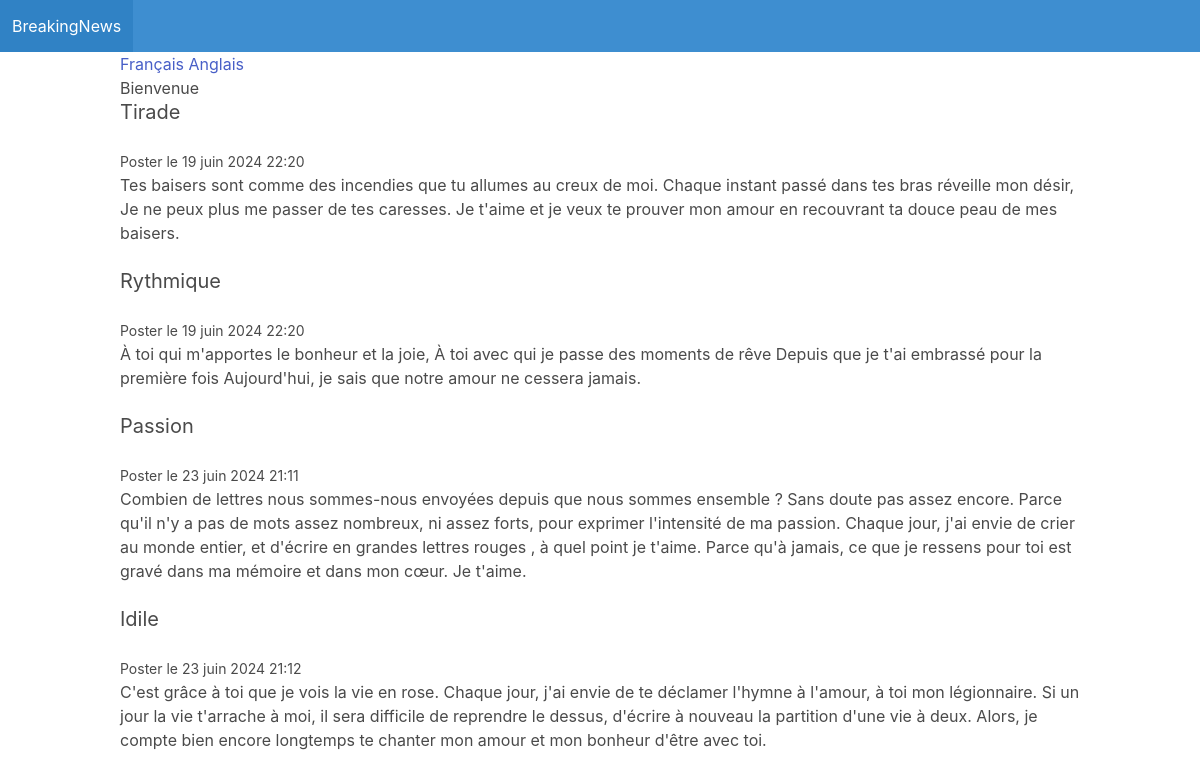
Screenshot of /fr/ with the database file from the repository.
### blog/models.py (models this page shows)
class Post(models.Model):
    title = models.CharField(max_length=255)
    content = models.CharField(max_length=500)
    publication_date = models.DateTimeField(auto_now_add=True)

### blog/views.py (the view)
# urls.py: path('', ExtendedFront, name='ExtendedFront'),
def ExtendedFront(request):
    posts = Post.objects.all()
    return render(request, 'blog/ExtendedFront.html', {'posts': posts})

### blog/templates/blog/ExtendedFront.html
{% extends 'blog/base.html' %} {% load i18n %} {% block content %}
<a href="/fr/" role="button">{% trans "French" %}</a>
<a href="/en/" role="button">{% trans "English" %}</a>
<div class="bienvenue">{% trans "Welcome" %}</div>
{% for post in posts %}
<div class="post block">
  <h2 class="subtitle">{{ post.title }}</h2>
  <small>{% trans "Posted at" %} {{ post.publication_date }}</small>
  <p>{{ post.content }}</p>
</div>
{% endfor %} {% endblock %}

### rows the page displays
Post: title "Tirade", publication_date "19 juin 2024 22:20", content "Tes baisers sont comme des incendies que tu allumes au creux de moi. Chaque instant passé dans tes bras réveille mon désir, Je ne peux plus me passer de tes caresses. Je t'aime et je veux te prouver mon amour en recouvrant ta douce peau de mes baisers."
Post: title "Rythmique", publication_date "19 juin 2024 22:20", content "À toi qui m'apportes le bonheur et la joie, À toi avec qui je passe des moments de rêve Depuis que je t'ai embrassé pour la première fois Aujourd'hui, je sais que notre amour ne cessera jamais."
Post: title "Passion", publication_date "23 juin 2024 21:11", content "Combien de lettres nous sommes-nous envoyées depuis que nous sommes ensemble ? Sans doute pas assez encore. Parce qu'il n'y a pas de mots assez nombreux, ni assez forts, pour exprimer l'intensité de ma passion. Chaque jour, j'ai envie de crier au monde entier, et d'écrire en grandes lettres rouges , à quel point je t'aime. Parce qu'à jamais, ce que je ressens pour toi est gravé dans ma mémoire et dans mon cœur. Je t'aime."
Post: title "Idile", publication_date "23 juin 2024 21:12", content "C'est grâce à toi que je vois la vie en rose. Chaque jour, j'ai envie de te déclamer l'hymne à l'amour, à toi mon légionnaire. Si un jour la vie t'arrache à moi, il sera difficile de reprendre le dessus, d'écrire à nouveau la partition d'une vie à deux. Alors, je compte bien encore longtemps te chanter mon amour et mon bonheur d'être avec toi."
